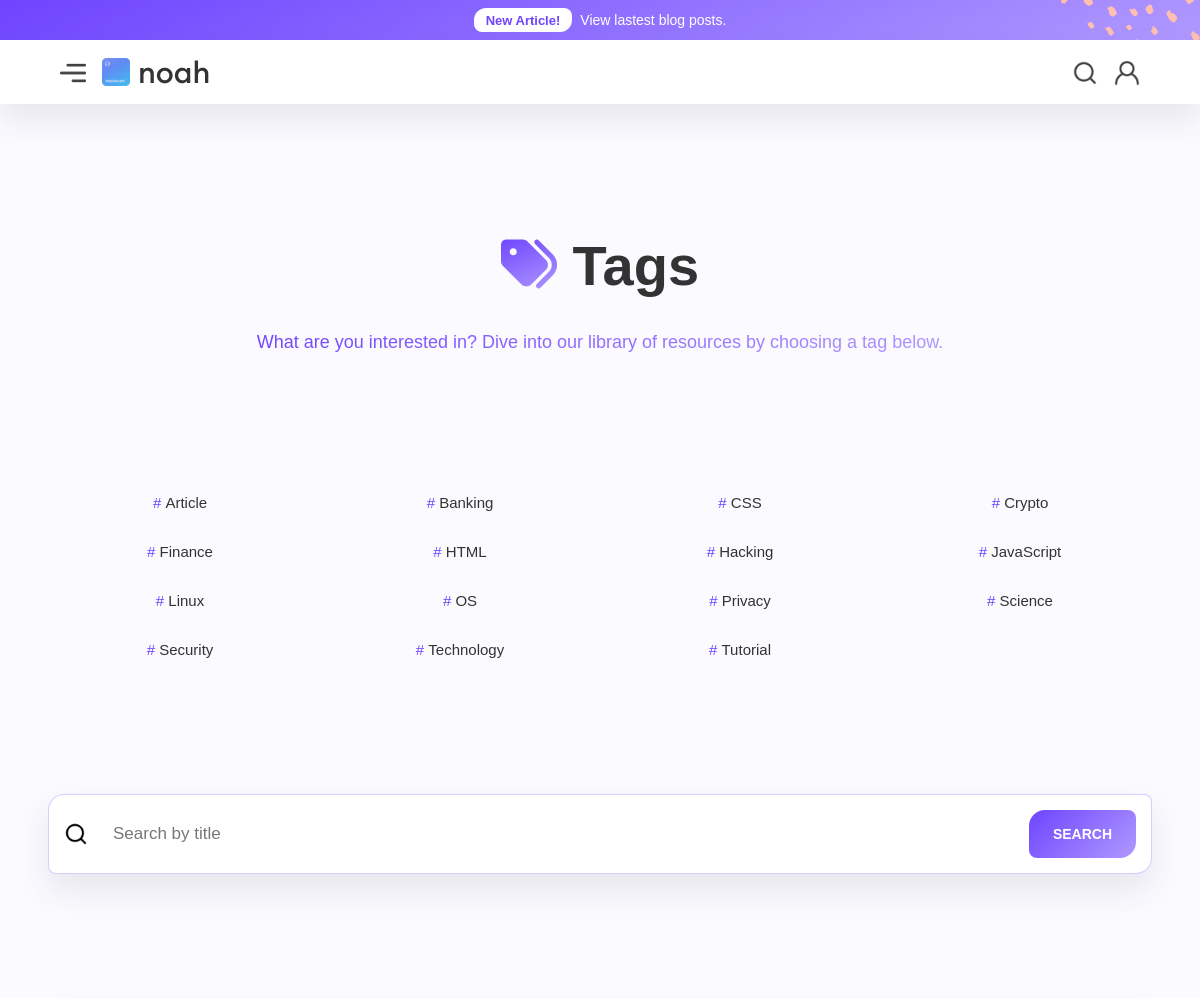
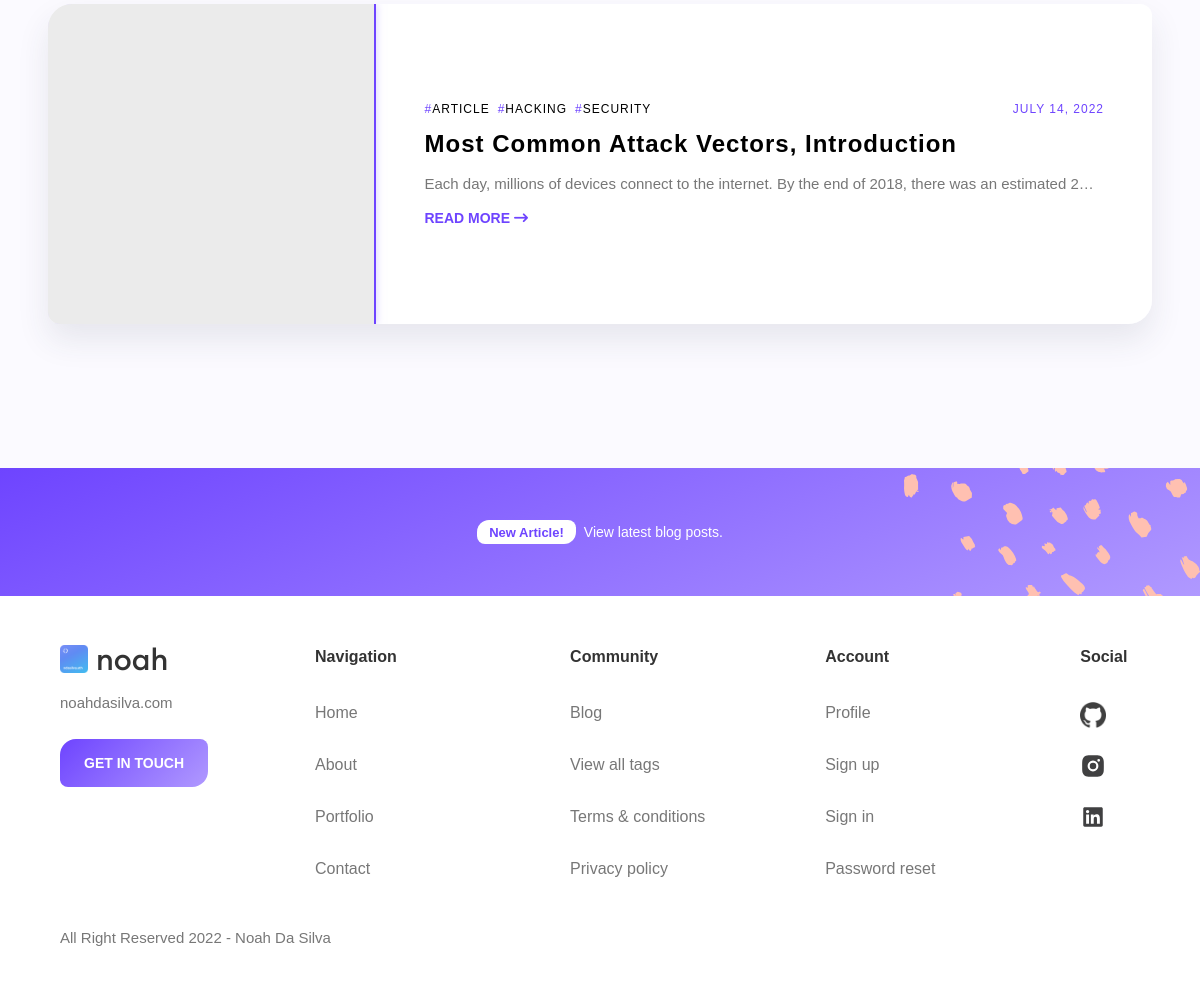
The app's page /tags/ with its own data (2 pictures, top to bottom).
### blog/models.py (models this page shows, shortened)
class Tag(models.Model):
    name = models.CharField(max_length=64, unique=True)
    slug = models.SlugField(max_length=64, unique=True, null=True, blank=True)
    special = models.CharField(max_length=1, default='#')
    description = models.TextField(max_length=512, default='Tag description.')
    class Meta:
        ordering = ['name']

class Post(models.Model):
    title = models.CharField(max_length=128, unique=True)
    slug = models.SlugField(max_length=128, unique=True, null=True, blank=True)
    author = models.ForeignKey(User, on_delete=models.CASCADE, related_name='post_author')
    author_plug = models.URLField(max_length=128, default='https://linktr.ee/ndasilva')
    image = models.ImageField(null=True, blank=True, upload_to='blog_images/')
    tags = models.CharField(max_length=255, default='blog')
    summary = models.TextField(max_length=512)
    content = RichTextField(blank=True, null=True)
    updated_on = models.DateTimeField(auto_now=True, blank=True)
    created_on = models.DateTimeField(auto_now_add=True, blank=True)
    likes = models.ManyToManyField(User, blank=True, related_name='post_likes')
    class Meta:
        ordering = ['-created_on']
    def get_tags(self):
        return self.tags.replace('[', '').replace(']', '').replace('\'', '').split(', ')

### blog/views.py (the view)
# urls.py: path('tags/', views.TagsView.as_view(), name="tags"),
class TagsView(ListView):
    model = Post
    template_name = 'tags.html'
    paginate_by = 6
    def filter_by_title(self):
        title_filter = PostFilter(self.request.GET, queryset=Post.objects.all())
        return title_filter
    def get_context_data(self, **kwargs):
        context = super(TagsView, self).get_context_data(**kwargs)
        context['tag_list'] = Tag.objects.all()
        context['title_filter'] = self.filter_by_title()
        book_paginator = Paginator(self.filter_by_title().qs, self.paginate_by)
        page_num = self.request.GET.get('page')
        page = book_paginator.get_page(page_num)
        context['post_page'] = page
        return context

### blog/templates/tags.html (shortened to what this page needs)
{% extends 'base.html' %}
{% load static %}
{% load widget_tweaks %}
{% block content %}
<div class="hero-section wf-section">
  <div class="default-section-content">
    <div class="w-layout-grid hero-title-grid no-margin">
      <h1><span class="gradient-span fa900solid-span"></span> Tags</h1>
      <h2
        id="w-node-_436c44ce-9df1-9882-c4d4-b3ec2a7b2789-774ef4fc"
        class="hero-paragraph no-margin">
        <span class="gradient-span"
          >What are you interested in? Dive into our library of resources by
          choosing a tag below.</span>
      </h2>
    </div>
  </div>
</div>
<div class="default-section wf-section">
  <div class="default-section-content">
    <div class="w-layout-grid tag-grid">
      {% for tag in tag_list %}
      <a href="{% url 'tag-detail' tag.slug %}" class="tag-link w-inline-block">
        <div class="tag-block">
          <div class="tag-purple"># </div>
          <div class="tag">{{ tag.name }}</div>
        </div>
      </a>
      {% endfor %}
    </div>
  </div>
</div>
<div class="default-section wf-section">
  <div class="default-section-content">
    <form action="#search" class="search-div w-form">
      <img
        src="{% static 'main/img/search-img.png' %}"
        loading="lazy"
        alt=""
        class="search-icon"/>
      {% render_field title_filter.form.title class="search-bar w-input" id="search" max_length="128" placeholder="Search by title" %}
      <input type="submit" value="Search" class="search-btn w-button" />
    </form>
  </div>
</div>
<div class="anti-hero-section wf-section">
  <div class="default-section-content">
    {% if post_page %}
    <div class="w-layout-grid single-col-grid" id="w-node-_595394b4-9006-2f7c-6bcc-3e12ba97ca85-774ef4fc">
      {% for post in post_page.object_list %}
      <a href="{% url 'blog-post' post.slug %}" class="blog-card w-inline-block">
        <div
          class="blog-card-left"
          style="background-image: url({{ post.image.url }});">
        </div>
        <div class="blog-card-right">
          <div class="top-wrapper">
            <div class="tag-flex start-justify">
              {% for tag in post.get_tags %}
              <div class="tag-block">
                <div class="hashtag-purple">#</div>
                <div class="hashtag">{{ tag }}</div>
              </div>
              {% endfor %}
            </div>
            <div class="hashtag-purple">
              {{ post.created_on|date:"F d, Y" }}
            </div>
          </div>
          <h3 class="card-heading">{{ post.title }}</h3>
          <div class="card-description">
            {{post.summary|truncatechars:100 }}<br />
          </div>
          <div class="arrow-btn-txt">
            Read more <span class="fa900solid-span"></span>
          </div>
        </div>
      </a>
      {% endfor %}
    </div>
    {% else %}
    <div class="banner-content-div">
      <h2 class="h4-heading">This place is a void!</h2>
      <p>There are currently no posts published on the site.</p>
    </div>
    {% endif %}
  </div>
</div>
{% endblock %}

### main/static/main/css/webflow.css (style rules this page uses)
* { -webkit-box-sizing: border-box; -moz-box-sizing: border-box; box-sizing: border-box; }
html { height: 100%; }
body { margin: 0; min-height: 100%; background-color: #fff; font-family: Arial, sans-serif; font-size: 14px; line-height: 20px; color: #333; }
img { max-width: 100%; vertical-align: middle; display: inline-block; }
.w-inline-block { max-width: 100%; display: inline-block; }
.w-button { display: inline-block; padding: 9px 15px; background-color: #3898EC; color: white; border: 0; line-height: inherit; text-decoration: none; cursor: pointer; border-radius: 0; }
input.w-button { -webkit-appearance: button; }
h1, h2, h3, h4, h5, h6 { font-weight: bold; margin-bottom: 10px; }
h1 { font-size: 38px; line-height: 44px; margin-top: 20px; }
h2 { font-size: 32px; line-height: 36px; margin-top: 20px; }
h3 { font-size: 24px; line-height: 30px; margin-top: 20px; }
.w-form { margin: 0 0 15px; }
.w-input, .w-select { display: block; width: 100%; height: 38px; padding: 8px 12px; margin-bottom: 10px; font-size: 14px; line-height: 1.428571429; color: #333333; vertical-align: middle; background-color: #ffffff; border: 1px solid #cccccc; }

### records on screen
Tag: name "Article"
Tag: name "Banking"
Tag: name "CSS"
Tag: name "Crypto"
Tag: name "Finance"
Tag: name "HTML"
Tag: name "Hacking"
Tag: name "JavaScript"
Tag: name "Linux"
Tag: name "OS"
Tag: name "Privacy"
Tag: name "Science"
Tag: name "Security"
Tag: name "Technology"
Tag: name "Tutorial"
Post: get_tags "ARTICLE" "HACKING" "SECURITY", created_on "JULY 14, 2022", title "Most Common Attack Vectors, Introduction", summary "Each day, millions of devices connect to the internet. By the end of 2018, there was an estimated 2…"
